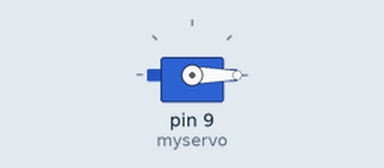
This sketch was run on a simulated Arduino Uno, built with avr-gcc and run on an emulated ATmega328P. Shown: servo.

Above: at 0.05 s.
At 2.7 s:
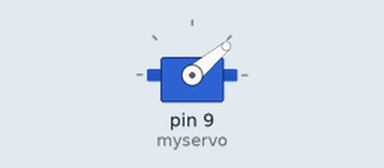
At 5.4 s:
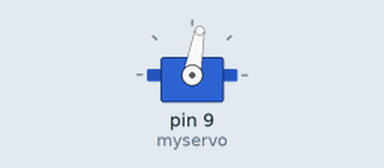
At 10.8 s:
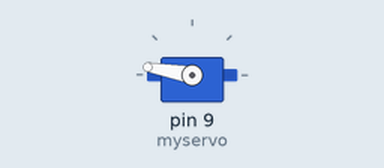
Timing chart, 0 to 14.0 s (numbered marks = the images above):
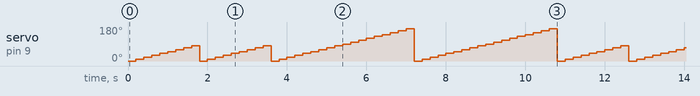

Measured:
- by itself, servo on pin 9 (myservo): moves between 0° and 170°, repeating every 10.8 s

The sketch:

challenge_C26-5.ino
```cpp
#include<Servo.h>
Servo myservo;

void setup() {
  myservo.attach(9); //pwm가용핀에 서보모터 연결
  myservo.write(0);
}

void loop() {
  while(1)
  {
    Number(0);
    Number(0);
    Number(1);
    Number(1);
  }
}

void Number(int n)
{
  switch(n){

    case 0: // 90도
    for(int angle=0;angle<90;angle+=10)
  {
    myservo.write(angle);
    delay(200);
  }
    break;

    case 1: // 180도
    for(int angle=0;angle<180;angle+=10)
  {
    myservo.write(angle);
    delay(200);
  }
    break;
  }
}
```
